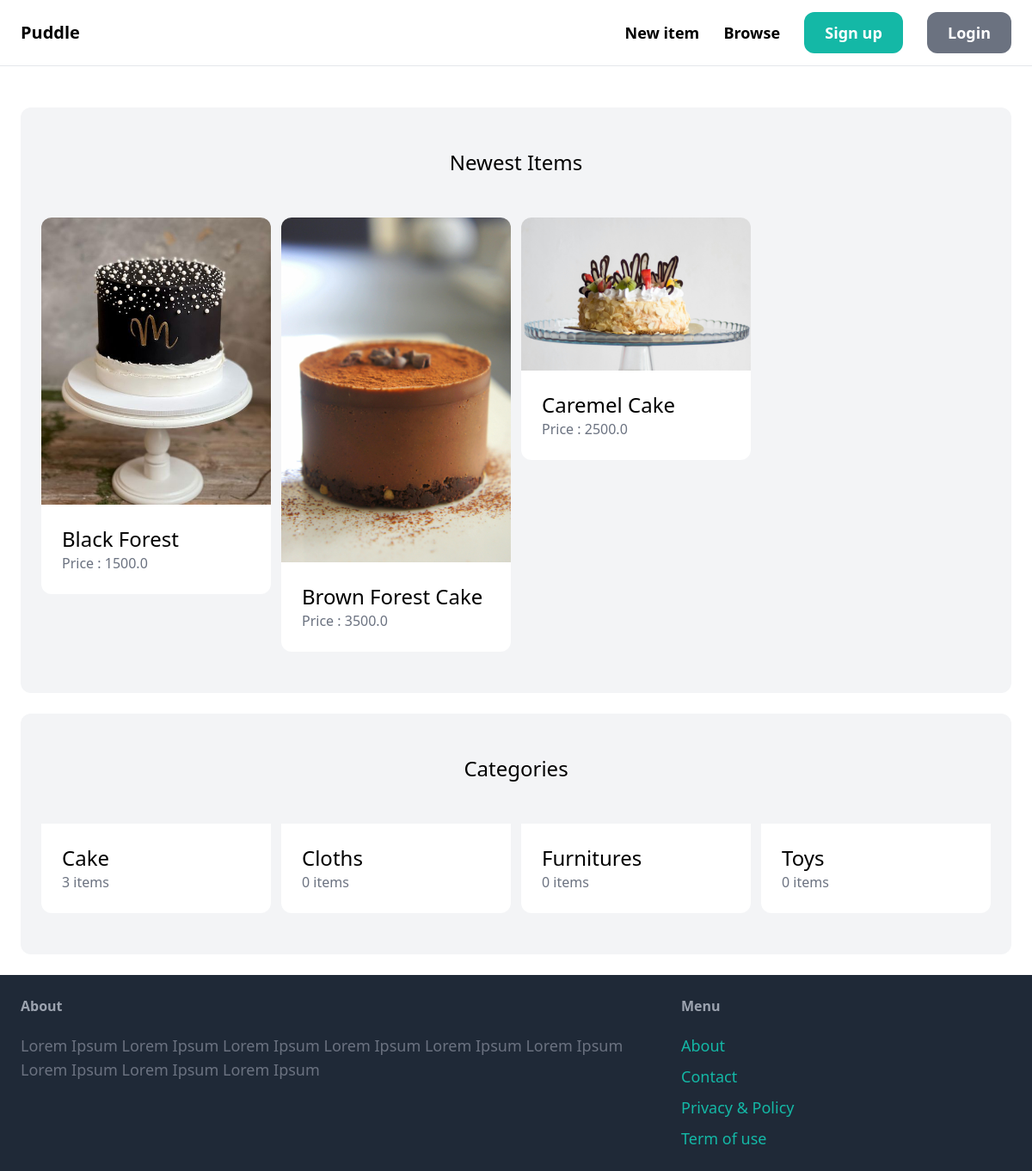
Before: / with the older database file.
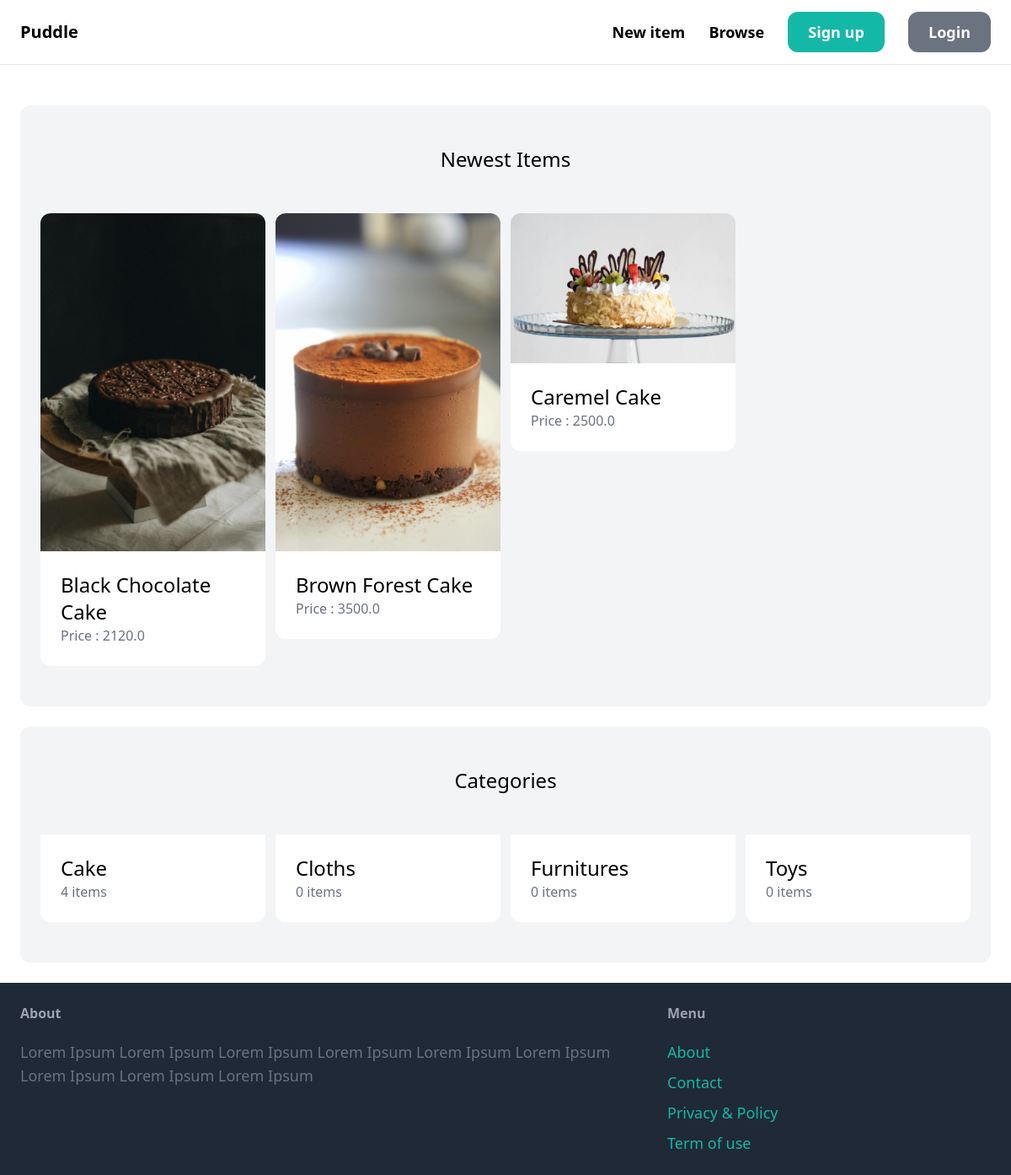
After: the same page with the newer database file.
### item/models.py (models this page shows, shortened)
class Item(models.Model):
    class Meta:
        ordering = ("name",)
        verbose_name_plural = "Items"
    name = models.CharField(max_length=200)
    description = models.TextField(blank=True, null=True)
    price = models.FloatField()
    image = models.ImageField(upload_to="item_images", blank=True, null=True)
    is_sold = models.BooleanField(default=False)
    created_at = models.DateTimeField(auto_now_add=True)
    created_by = models.ForeignKey(User, related_name="items", on_delete=models.CASCADE)
    category = models.ForeignKey(
        Category, related_name="items", on_delete=models.CASCADE, default=None
    )

class Category(models.Model):
    name = models.CharField(max_length=100)
    class Meta:
        verbose_name_plural = "Categories"
        ordering = ("name",)

### core/views.py (the view)
# urls.py: path("", views.index, name="index"),
def index(request):
    items = Item.objects.filter(is_sold=False)[:6]
    categories = Category.objects.all()
    context = {
        "items": items,
        "categories": categories,
    }
    return render(request, "core/index.html", context)

### core/templates/core/index.html (shortened to what this page needs)
{% extends 'core/base.html' %}
{% block content %}
  <div class="mt-6 px-6 py-12 bg-gray-100 rounded-xl">
    <h2 class="mb-12 text-2xl text-center">Newest Items</h2>
    <div class="grid grid-cols-4 gap-3">
      {% for item in items %}
        <div>
          <a href="{% url 'item:detail' item.id %}">
            <div>
              <img src="{{ item.image.url }}" alt="{{ item.name }}" class="rounded-t-xl" />
            </div>
            <div class="p-6 bg-white rounded-b-xl">
              <h2 class="text-2xl">{{ item.name }}</h2>
              <p class="text-gray-500">Price : {{ item.price }}</p>
            </div>
          </a>
        </div>
      {% endfor %}
    </div>
  </div>
  <div class="mt-6 px-6 py-12 bg-gray-100 rounded-xl">
    <h2 class="mb-12 text-2xl text-center">Categories</h2>
    <div class="grid grid-cols-4 gap-3">
      {% for category in categories %}
        <div>
          <a href="#">
            <div class="p-6 bg-white rounded-b-xl">
              <h2 class="text-2xl">{{ category.name }}</h2>
              <p class="text-gray-500">{{ category.items.count }} items</p>
            </div>
          </a>
        </div>
      {% endfor %}
    </div>
  </div>
{% endblock %}

### core/templates/core/base.html (shortened to what this page needs)
<!DOCTYPE html>
<html lang="en">
  <head>
    <script src="https://cdn.tailwindcss.com"></script>
  </head>
  <body>
    <nav class="py-6 px-6 flex justify-between items-center border-b border-grey-200">
      <a href="/ " class="text-xl font-semibold">Puddle</a>
      <div class="space-x-6">
        <a href="{% url 'item:new_item' %}" class="text-lg font-semibold hover:text-gray-500">New item</a>
        <a href="{% url 'item:items' %}" class="text-lg font-semibold hover:text-gray-500">Browse</a>
        {% if request.user.is_authenticated %}
          <a href="{% url 'conversation:inbox' %}" class="px-6 py-3 text-lg font-semibold bg-teal-500 text-white rounded-xl hover:bg-teal-700">Inbox</a>
          <a href="{% url 'dashboard:index' %}" class="px-6 py-3 text-lg font-semibold bg-gray-500 text-white rounded-xl hover:bg-gray-700">Dashboard</a>
        {% else %}
          <a href="{% url 'core:signup' %}" class="px-6 py-3 text-lg font-semibold bg-teal-500 text-white rounded-xl hover:bg-teal-700">Sign up</a>
          <a href="{% url 'core:login' %}" class="px-6 py-3 text-lg font-semibold bg-gray-500 text-white rounded-xl hover:bg-gray-700">Login</a>
        {% endif %}
      </div>
    </nav>
    <div class="px-6 py-6">
      {% block content %}
      {% endblock %}
    </div>
    <footer class="py-6 px-6 flex justify-between bg-gray-800">
      <div class="w-2/3 pr-10">
        <h3 class="mb-5 font-semibold text-gray-400">About</h3>
        <p class="text-lg text-gray-500">Lorem Ipsum Lorem Ipsum Lorem Ipsum Lorem Ipsum Lorem Ipsum Lorem Ipsum Lorem Ipsum Lorem Ipsum Lorem Ipsum</p>
      </div>
      <div class="w-1/3">
        <h3 class="mb-5 font-semibold text-gray-400">Menu</h3>
        <ul class="space-y-2">
          <li>
            <a href="{% url 'core:about' %}" class="text-lg text-teal-500 hover:text-teal-700">About</a>
          </li>
          <li>
            <a href="{% url 'core:contact' %}" class="text-lg text-teal-500 hover:text-teal-700">Contact</a>
          </li>
          <li>
            <a href="#" class="text-lg text-teal-500 hover:text-teal-700">Privacy & Policy</a>
          </li>
          <li>
            <a href="#" class="text-lg text-teal-500 hover:text-teal-700">Term of use</a>
          </li>
        </ul>
      </div>
    </footer>
  </body>
</html>

Changed rows visible on the page:
no longer on this page (row edited): Item: image (picture), name "Black Forest", price "1500.0"
added Item: image (picture), name "Black Chocolate Cake", price "2120.0"
computed for Category "Cake": items.count "3" → "4"
